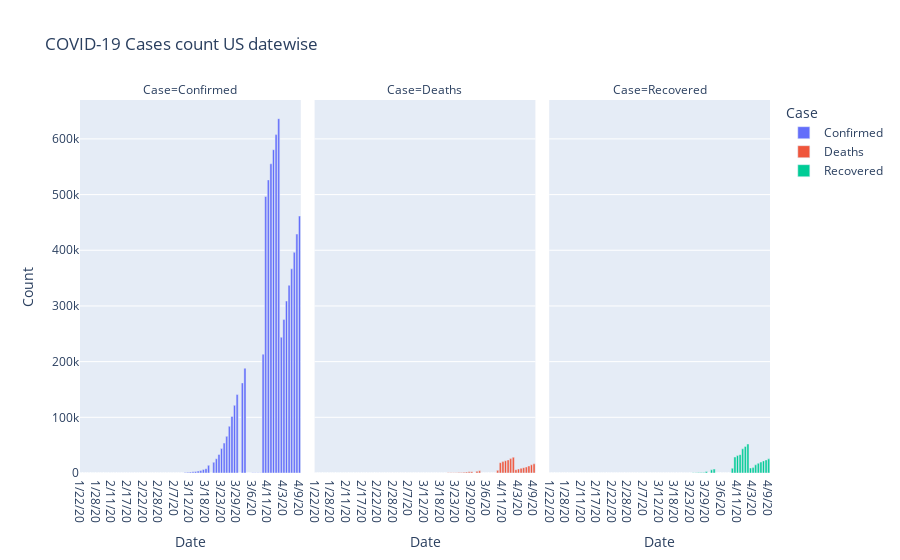
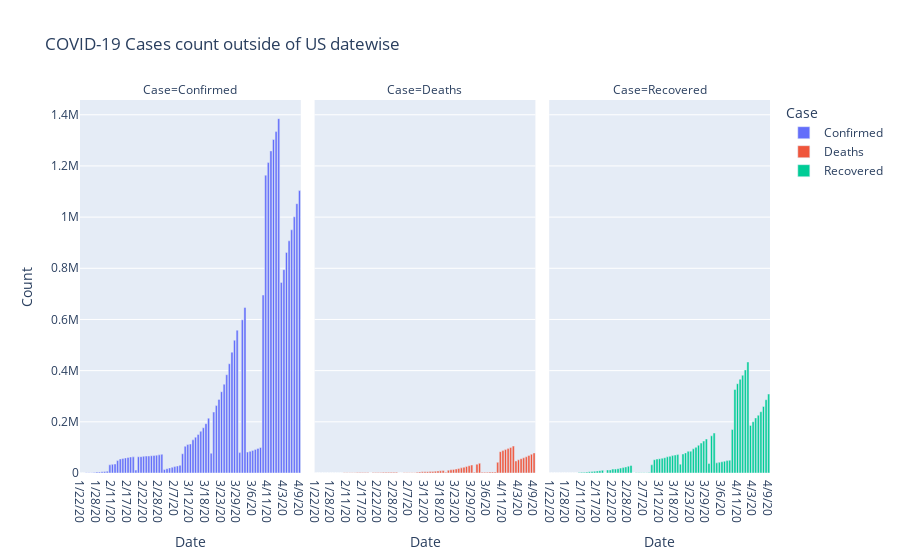

The code cell stored with these charts, in order, in its notebook:
### Markdown cell above
**Plot COVID-19 Cases count of US and outside of US datewise**

### Code cell
group = df.groupby(['Date', 'Country/Region'])['Confirmed', 'Deaths','Recovered'].max()
group = group.reset_index()

US = group[group['Country/Region']=='US'].reset_index()
US = US.melt(id_vars='Date', value_vars=['Confirmed', 'Deaths','Recovered'],
                var_name='Case', value_name='Count')
fig1 = px.bar(US, x="Date", y="Count", color='Case', facet_col="Case",
            title='COVID-19 Cases count US datewise')
fig1.show()

outside_US = group[group['Country/Region']!='US'].groupby('Date').sum().reset_index()
outside_US = outside_US.melt(id_vars='Date', value_vars=['Confirmed', 'Deaths', 'Recovered'],
                var_name='Case', value_name='Count')
fig2 = px.bar(outside_US, x="Date", y="Count", color='Case', facet_col="Case",
             title='COVID-19 Cases count outside of US datewise' )
fig2.show()
plt.tight_layout()

### Figure 1 — Plotly figure (JSON) as saved in the notebook; plotly's stock layout.template omitted (floating-point values rounded to 4 significant figures)
{"data": [{"alignmentgroup": "True", "hovertemplate": "Case=Confirmed<br>Date=%{x}<br>Count=%{y}<extra></extra>", "legendgroup": "Confirmed", "marker": {"color": "#636efa"}, "name": "Confirmed", "offsetgroup": "Confirmed", "orientation": "v", "showlegend": true, "textposition": "auto", "type": "bar", "x": ["1/22/20", "1/23/20", "1/24/20", "1/25/20", "1/26/20", "1/27/20", "1/28/20", "1/29/20", "1/30/20", "1/31/20", "2/1/20", "2/10/20", "2/11/20", "2/12/20", "2/13/20", "2/14/20", "2/15/20", "2/16/20", "2/17/20", "2/18/20", "2/19/20", "2/2/20", "2/20/20", "2/21/20", "2/22/20", "2/23/20", "2/24/20", "2/25/20", "2/26/20", "2/27/20", "2/28/20", "2/29/20", "2/3/20", "2/4/20", "2/5/20", "2/6/20", "2/7/20", "2/8/20", "2/9/20", "3/1/20", "3/10/20", "3/11/20", "3/12/20", "3/13/20", "3/14/20", "3/15/20", "3/16/20", "3/17/20", "3/18/20", "3/19/20", "3/2/20", "3/20/20", "3/21/20", "3/22/20", "3/23/20", "3/24/20", "3/25/20", "3/26/20", "3/27/20", "3/28/20", "3/29/20", "3/3/20", "3/30/20", "3/31/20", "3/4/20", "3/5/20", "3/6/20", "3/7/20", "3/8/20", "3/9/20", "4/1/20", "4/10/20", "4/11/20", "4/12/20", "4/13/20", "4/14/20", "4/15/20", "4/2/20", "4/3/20", "4/4/20", "4/5/20", "4/6/20", "4/7/20", "4/8/20", "4/9/20"], "xaxis": "x", "y": [1, 1, 2, 2, 5, 5, 5, 5, 5, 7, 8, 11, 12, 12, 13, 13, 13, 13, 13, 13, 13, 8, 13, 15, 15, 15, 51, 51, 57, 58, 60, 68, 11, 11, 11, 11, 11, 11, 11, 74, 959, 1281, 1663, 2179, 2727, 3499, 4632, 6421, 7783, 13747, 98, 19273, 25600, 33276, 43847, 53740, 65778, 83836, 101657, 121465, 140909, 118, 161831, 188172, 149, 217, 262, 402, 518, 583, 213372, 496535, 526396, 555313, 580619, 607670, 636350, 243762, 275586, 308853, 337072, 366667, 396223, 429052, 461437], "yaxis": "y"}, {"alignmentgroup": "True", "hovertemplate": "Case=Deaths<br>Date=%{x}<br>Count=%{y}<extra></extra>", "legendgroup": "Deaths", "marker": {"color": "#EF553B"}, "name": "Deaths", "offsetgroup": "Deaths", "orientation": "v", "showlegend": true, "textposition": "auto", "type": "bar", "x": ["1/22/20", "1/23/20", "1/24/20", "1/25/20", "1/26/20", "1/27/20", "1/28/20", "1/29/20", "1/30/20", "1/31/20", "2/1/20", "2/10/20", "2/11/20", "2/12/20", "2/13/20", "2/14/20", "2/15/20", "2/16/20", "2/17/20", "2/18/20", "2/19/20", "2/2/20", "2/20/20", "2/21/20", "2/22/20", "2/23/20", "2/24/20", "2/25/20", "2/26/20", "2/27/20", "2/28/20", "2/29/20", "2/3/20", "2/4/20", "2/5/20", "2/6/20", "2/7/20", "2/8/20", "2/9/20", "3/1/20", "3/10/20", "3/11/20", "3/12/20", "3/13/20", "3/14/20", "3/15/20", "3/16/20", "3/17/20", "3/18/20", "3/19/20", "3/2/20", "3/20/20", "3/21/20", "3/22/20", "3/23/20", "3/24/20", "3/25/20", "3/26/20", "3/27/20", "3/28/20", "3/29/20", "3/3/20", "3/30/20", "3/31/20", "3/4/20", "3/5/20", "3/6/20", "3/7/20", "3/8/20", "3/9/20", "4/1/20", "4/10/20", "4/11/20", "4/12/20", "4/13/20", "4/14/20", "4/15/20", "4/2/20", "4/3/20", "4/4/20", "4/5/20", "4/6/20", "4/7/20", "4/8/20", "4/9/20"], "xaxis": "x2", "y": [0, 0, 0, 0, 0, 0, 0, 0, 0, 0, 0, 0, 0, 0, 0, 0, 0, 0, 0, 0, 0, 0, 0, 0, 0, 0, 0, 0, 0, 0, 0, 1, 0, 0, 0, 0, 0, 0, 0, 1, 28, 36, 40, 47, 54, 63, 85, 108, 118, 200, 6, 244, 307, 417, 557, 706, 942, 1209, 1581, 2026, 2467, 7, 2978, 3873, 11, 12, 14, 17, 21, 22, 4757, 18586, 20463, 22020, 23529, 25832, 28326, 5926, 7087, 8407, 9619, 10783, 12722, 14695, 16478], "yaxis": "y2"}, {"alignmentgroup": "True", "hovertemplate": "Case=Recovered<br>Date=%{x}<br>Count=%{y}<extra></extra>", "legendgroup": "Recovered", "marker": {"color": "#00cc96"}, "name": "Recovered", "offsetgroup": "Recovered", "orientation": "v", "showlegend": true, "textposition": "auto", "type": "bar", "x": ["1/22/20", "1/23/20", "1/24/20", "1/25/20", "1/26/20", "1/27/20", "1/28/20", "1/29/20", "1/30/20", "1/31/20", "2/1/20", "2/10/20", "2/11/20", "2/12/20", "2/13/20", "2/14/20", "2/15/20", "2/16/20", "2/17/20", "2/18/20", "2/19/20", "2/2/20", "2/20/20", "2/21/20", "2/22/20", "2/23/20", "2/24/20", "2/25/20", "2/26/20", "2/27/20", "2/28/20", "2/29/20", "2/3/20", "2/4/20", "2/5/20", "2/6/20", "2/7/20", "2/8/20", "2/9/20", "3/1/20", "3/10/20", "3/11/20", "3/12/20", "3/13/20", "3/14/20", "3/15/20", "3/16/20", "3/17/20", "3/18/20", "3/19/20", "3/2/20", "3/20/20", "3/21/20", "3/22/20", "3/23/20", "3/24/20", "3/25/20", "3/26/20", "3/27/20", "3/28/20", "3/29/20", "3/3/20", "3/30/20", "3/31/20", "3/4/20", "3/5/20", "3/6/20", "3/7/20", "3/8/20", "3/9/20", "4/1/20", "4/10/20", "4/11/20", "4/12/20", "4/13/20", "4/14/20", "4/15/20", "4/2/20", "4/3/20", "4/4/20", "4/5/20", "4/6/20", "4/7/20", "4/8/20", "4/9/20"], "xaxis": "x3", "y": [0, 0, 0, 0, 0, 0, 0, 0, 0, 0, 0, 3, 3, 3, 3, 3, 3, 3, 3, 3, 3, 0, 3, 5, 5, 5, 5, 6, 6, 6, 7, 7, 0, 0, 0, 0, 0, 0, 3, 7, 8, 8, 12, 12, 12, 12, 17, 17, 105, 121, 7, 147, 176, 178, 178, 348, 361, 681, 869, 1072, 2665, 7, 5644, 7024, 7, 7, 7, 7, 7, 7, 8474, 28790, 31270, 32988, 43482, 47763, 52096, 9001, 9707, 14652, 17448, 19581, 21763, 23559, 25410], "yaxis": "y3"}], "layout": {"annotations": [{"font": {}, "showarrow": false, "text": "Case=Confirmed", "x": 0.16, "xanchor": "center", "xref": "paper", "y": 1, "yanchor": "bottom", "yref": "paper"}, {"font": {}, "showarrow": false, "text": "Case=Deaths", "x": 0.5, "xanchor": "center", "xref": "paper", "y": 1, "yanchor": "bottom", "yref": "paper"}, {"font": {}, "showarrow": false, "text": "Case=Recovered", "x": 0.84, "xanchor": "center", "xref": "paper", "y": 1, "yanchor": "bottom", "yref": "paper"}], "barmode": "relative", "legend": {"title": {"text": "Case"}, "tracegroupgap": 0}, "title": {"text": "COVID-19 Cases count US datewise"}, "xaxis": {"anchor": "y", "domain": [0, 0.32], "title": {"text": "Date"}}, "xaxis2": {"anchor": "y2", "domain": [0.34, 0.66], "matches": "x", "title": {"text": "Date"}}, "xaxis3": {"anchor": "y3", "domain": [0.68, 1.0], "matches": "x", "title": {"text": "Date"}}, "yaxis": {"anchor": "x", "domain": [0, 1], "title": {"text": "Count"}}, "yaxis2": {"anchor": "x2", "domain": [0, 1], "matches": "y", "showticklabels": false}, "yaxis3": {"anchor": "x3", "domain": [0, 1], "matches": "y", "showticklabels": false}}}

### Figure 2 — Plotly figure (JSON) as saved in the notebook; plotly's stock layout.template omitted (floating-point values rounded to 4 significant figures)
{"data": [{"alignmentgroup": "True", "hovertemplate": "Case=Confirmed<br>Date=%{x}<br>Count=%{y}<extra></extra>", "legendgroup": "Confirmed", "marker": {"color": "#636efa"}, "name": "Confirmed", "offsetgroup": "Confirmed", "orientation": "v", "showlegend": true, "textposition": "auto", "type": "bar", "x": ["1/22/20", "1/23/20", "1/24/20", "1/25/20", "1/26/20", "1/27/20", "1/28/20", "1/29/20", "1/30/20", "1/31/20", "2/1/20", "2/10/20", "2/11/20", "2/12/20", "2/13/20", "2/14/20", "2/15/20", "2/16/20", "2/17/20", "2/18/20", "2/19/20", "2/2/20", "2/20/20", "2/21/20", "2/22/20", "2/23/20", "2/24/20", "2/25/20", "2/26/20", "2/27/20", "2/28/20", "2/29/20", "2/3/20", "2/4/20", "2/5/20", "2/6/20", "2/7/20", "2/8/20", "2/9/20", "3/1/20", "3/10/20", "3/11/20", "3/12/20", "3/13/20", "3/14/20", "3/15/20", "3/16/20", "3/17/20", "3/18/20", "3/19/20", "3/2/20", "3/20/20", "3/21/20", "3/22/20", "3/23/20", "3/24/20", "3/25/20", "3/26/20", "3/27/20", "3/28/20", "3/29/20", "3/3/20", "3/30/20", "3/31/20", "3/4/20", "3/5/20", "3/6/20", "3/7/20", "3/8/20", "3/9/20", "4/1/20", "4/10/20", "4/11/20", "4/12/20", "4/13/20", "4/14/20", "4/15/20", "4/2/20", "4/3/20", "4/4/20", "4/5/20", "4/6/20", "4/7/20", "4/8/20", "4/9/20"], "xaxis": "x", "y": [450, 454, 568, 787, 1095, 1467, 3616, 3625, 4985, 5918, 7283, 32112, 33757, 35311, 48653, 54907, 56840, 58867, 60787, 62581, 63025, 11317, 63536, 63903, 65627, 65992, 66542, 67373, 68338, 69668, 71021, 72899, 13667, 16842, 19838, 22296, 25210, 27382, 29928, 75243, 104425, 111299, 113387, 129611, 139887, 150383, 163183, 176760, 192836, 214343, 77145, 238144, 263581, 287699, 317737, 346960, 384129, 427040, 472304, 518954, 558252, 79642, 598687, 646664, 81869, 84545, 88378, 92268, 96101, 99791, 695629, 1164015, 1213128, 1258765, 1303281, 1334251, 1384772, 744933, 794673, 862120, 907467, 950488, 1001190, 1052582, 1103593], "yaxis": "y"}, {"alignmentgroup": "True", "hovertemplate": "Case=Deaths<br>Date=%{x}<br>Count=%{y}<extra></extra>", "legendgroup": "Deaths", "marker": {"color": "#EF553B"}, "name": "Deaths", "offsetgroup": "Deaths", "orientation": "v", "showlegend": true, "textposition": "auto", "type": "bar", "x": ["1/22/20", "1/23/20", "1/24/20", "1/25/20", "1/26/20", "1/27/20", "1/28/20", "1/29/20", "1/30/20", "1/31/20", "2/1/20", "2/10/20", "2/11/20", "2/12/20", "2/13/20", "2/14/20", "2/15/20", "2/16/20", "2/17/20", "2/18/20", "2/19/20", "2/2/20", "2/20/20", "2/21/20", "2/22/20", "2/23/20", "2/24/20", "2/25/20", "2/26/20", "2/27/20", "2/28/20", "2/29/20", "2/3/20", "2/4/20", "2/5/20", "2/6/20", "2/7/20", "2/8/20", "2/9/20", "3/1/20", "3/10/20", "3/11/20", "3/12/20", "3/13/20", "3/14/20", "3/15/20", "3/16/20", "3/17/20", "3/18/20", "3/19/20", "3/2/20", "3/20/20", "3/21/20", "3/22/20", "3/23/20", "3/24/20", "3/25/20", "3/26/20", "3/27/20", "3/28/20", "3/29/20", "3/3/20", "3/30/20", "3/31/20", "3/4/20", "3/5/20", "3/6/20", "3/7/20", "3/8/20", "3/9/20", "4/1/20", "4/10/20", "4/11/20", "4/12/20", "4/13/20", "4/14/20", "4/15/20", "4/2/20", "4/3/20", "4/4/20", "4/5/20", "4/6/20", "4/7/20", "4/8/20", "4/9/20"], "xaxis": "x2", "y": [17, 17, 24, 40, 52, 76, 125, 125, 162, 204, 249, 975, 1069, 1069, 1312, 1459, 1599, 1700, 1793, 1925, 2035, 351, 2153, 2157, 2361, 2370, 2529, 2606, 2668, 2709, 2764, 2830, 415, 480, 550, 619, 700, 781, 872, 2884, 4118, 4463, 4563, 5238, 5646, 6258, 6920, 7674, 8492, 9542, 2968, 10927, 12533, 14097, 15810, 17780, 20095, 22604, 25448, 28453, 31277, 3041, 34414, 38020, 3130, 3222, 3332, 3427, 3666, 3850, 41828, 83424, 87471, 91479, 95327, 99476, 105112, 46816, 51427, 55908, 59444, 63414, 68740, 73219, 78496], "yaxis": "y2"}, {"alignmentgroup": "True", "hovertemplate": "Case=Recovered<br>Date=%{x}<br>Count=%{y}<extra></extra>", "legendgroup": "Recovered", "marker": {"color": "#00cc96"}, "name": "Recovered", "offsetgroup": "Recovered", "orientation": "v", "showlegend": true, "textposition": "auto", "type": "bar", "x": ["1/22/20", "1/23/20", "1/24/20", "1/25/20", "1/26/20", "1/27/20", "1/28/20", "1/29/20", "1/30/20", "1/31/20", "2/1/20", "2/10/20", "2/11/20", "2/12/20", "2/13/20", "2/14/20", "2/15/20", "2/16/20", "2/17/20", "2/18/20", "2/19/20", "2/2/20", "2/20/20", "2/21/20", "2/22/20", "2/23/20", "2/24/20", "2/25/20", "2/26/20", "2/27/20", "2/28/20", "2/29/20", "2/3/20", "2/4/20", "2/5/20", "2/6/20", "2/7/20", "2/8/20", "2/9/20", "3/1/20", "3/10/20", "3/11/20", "3/12/20", "3/13/20", "3/14/20", "3/15/20", "3/16/20", "3/17/20", "3/18/20", "3/19/20", "3/2/20", "3/20/20", "3/21/20", "3/22/20", "3/23/20", "3/24/20", "3/25/20", "3/26/20", "3/27/20", "3/28/20", "3/29/20", "3/3/20", "3/30/20", "3/31/20", "3/4/20", "3/5/20", "3/6/20", "3/7/20", "3/8/20", "3/9/20", "4/1/20", "4/10/20", "4/11/20", "4/12/20", "4/13/20", "4/14/20", "4/15/20", "4/2/20", "4/3/20", "4/4/20", "4/5/20", "4/6/20", "4/7/20", "4/8/20", "4/9/20"], "xaxis": "x3", "y": [28, 28, 31, 32, 45, 48, 86, 94, 98, 149, 177, 2247, 2683, 2750, 3529, 4847, 5712, 6741, 7973, 9264, 10486, 304, 11941, 12052, 15471, 15535, 16945, 19184, 21253, 23711, 26765, 29435, 395, 531, 642, 827, 1127, 1459, 1817, 32070, 51936, 54463, 55707, 57572, 59888, 63269, 65278, 68003, 70353, 71972, 34662, 74360, 78575, 84756, 85202, 94552, 100243, 108254, 116750, 124776, 132840, 36966, 145277, 156179, 39706, 42070, 43928, 46291, 48513, 50150, 169971, 326322, 349003, 366270, 382157, 402679, 434009, 186065, 200289, 215240, 225734, 239470, 260171, 286486, 308564], "yaxis": "y3"}], "layout": {"annotations": [{"font": {}, "showarrow": false, "text": "Case=Confirmed", "x": 0.16, "xanchor": "center", "xref": "paper", "y": 1, "yanchor": "bottom", "yref": "paper"}, {"font": {}, "showarrow": false, "text": "Case=Deaths", "x": 0.5, "xanchor": "center", "xref": "paper", "y": 1, "yanchor": "bottom", "yref": "paper"}, {"font": {}, "showarrow": false, "text": "Case=Recovered", "x": 0.84, "xanchor": "center", "xref": "paper", "y": 1, "yanchor": "bottom", "yref": "paper"}], "barmode": "relative", "legend": {"title": {"text": "Case"}, "tracegroupgap": 0}, "title": {"text": "COVID-19 Cases count outside of US datewise"}, "xaxis": {"anchor": "y", "domain": [0, 0.32], "title": {"text": "Date"}}, "xaxis2": {"anchor": "y2", "domain": [0.34, 0.66], "matches": "x", "title": {"text": "Date"}}, "xaxis3": {"anchor": "y3", "domain": [0.68, 1.0], "matches": "x", "title": {"text": "Date"}}, "yaxis": {"anchor": "x", "domain": [0, 1], "title": {"text": "Count"}}, "yaxis2": {"anchor": "x2", "domain": [0, 1], "matches": "y", "showticklabels": false}, "yaxis3": {"anchor": "x3", "domain": [0, 1], "matches": "y", "showticklabels": false}}}
